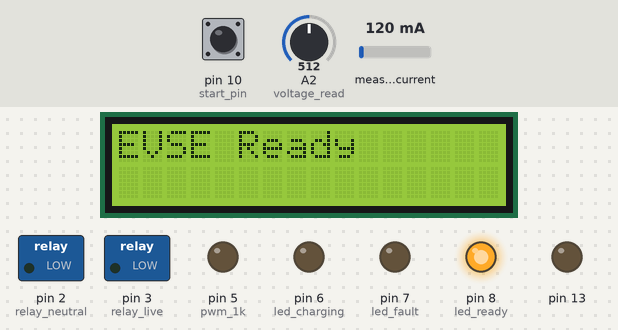
Bench run of a sketch on a simulated Arduino Uno, built with avr-gcc and run on an emulated ATmega328P. Parts: 16×2 character LCD, switched loads named in the sketch (green lamp = pin HIGH), output pins drawn as LEDs (lit = HIGH). The inputs (shaded band) are chosen by the test bench; at power-on: pin 10 (start_pin) LOW, A2 (voltage_read) = 512, measured current 120 mA. EEPROM starts erased; what the sketch prints to the serial monitor is not drawn.

Above: at 1.7 s.
1.8 s: pin 10 (start_pin) pulled HIGH for 1 s
At 3.5 s:
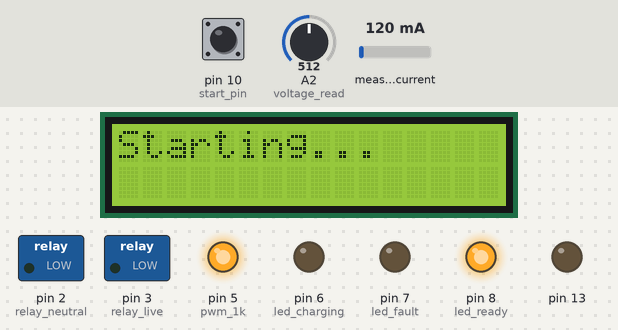
4.3 s: A2 (voltage_read) set to 306
At 5.5 s:
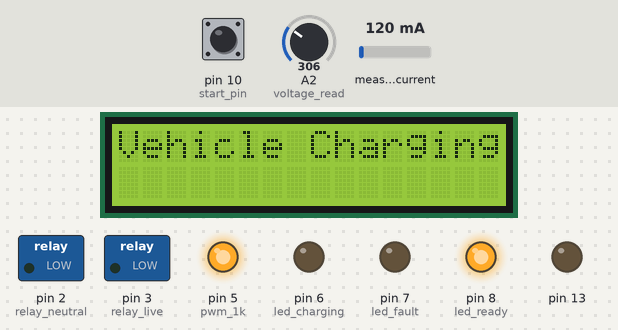
7.3 s: A2 (voltage_read) set to 642
9.0 s: A2 (voltage_read) set to 665
At 9.5 s:
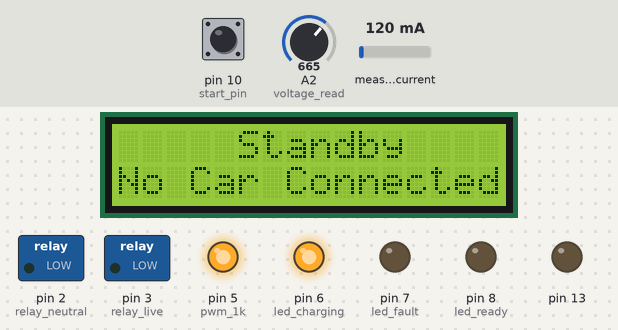
12.0 s: A2 (voltage_read) set to 615
13.5 s: A2 (voltage_read) set to 584
At 14.9 s:
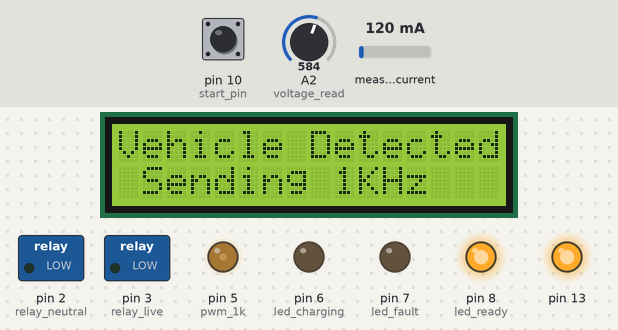
Timing chart, 0 to 16.5 s (numbered marks = the images above; inputs shaded):
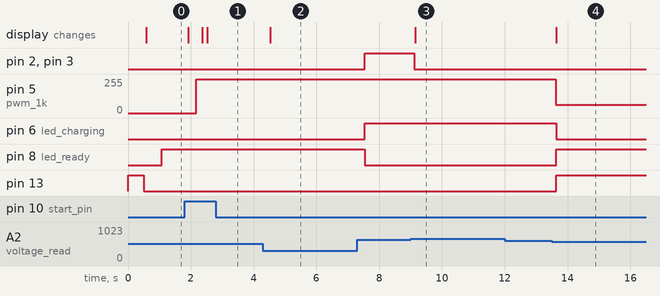

Measured:
- the behaviour switches between 650 and 651 on A2 (voltage_read) (found by bisection; images 2 and 3)
- the behaviour switches between 600 and 599 on A2 (voltage_read) (found by bisection; images 3 and 4)
- after the input at 1.8 s, pin 5 (pwm_1k): 0/255 → 255/255 after 0.37 s; the display: changes after 0.12 s (image 1)
- after the input at 4.3 s, the display: changes after 0.24 s (image 2)
- after the input at 9.0 s, pin 2 (relay_neutral), pin 3 (relay_live): HIGH → LOW after 0.11 s; the display: changes after 0.15 s (image 3)
- after the input at 12.0 s, every drawn part: stays the same
- after the input at 13.5 s, pin 5 (pwm_1k): 255/255 → 63/255 after 0.13 s; pin 6 (led_charging): HIGH → LOW after 0.14 s; pin 8 (led_ready), pin 13: LOW → HIGH after 0.14 s; the display: changes after 0.14 s (image 4)

The sketch:

Interrupt_PWM_maincode_rough.ino
```cpp
#include <EmonLib.h>
#include <EEPROM.h>

int voltage;
int switch_flag = 0;
char eepcheck;
int toggle0;


int adc_12v_min, adc_12v_max, adc_9v_min, adc_9v_max, adc_6v_min, adc_6v_max, adc_3v_min, adc_3v_max;
int32_t frequency = 1000;//hz
int duty_cycle=63;;  //   (10% 25.5)||(16% 40.8)||(25% 63.75)||(30% 76.5)||(40% 102)||(50% 127.5)||(100% 255) ,if above 800us or 80% duty cycle rule changes

unsigned long voltagetotal = 0;
unsigned long voltageavg = 0;
int counterval = 0;

#include <Wire.h>
#include <LiquidCrystal_I2C.h>
LiquidCrystal_I2C lcd(0x27, 16, 2);


bool      volt6_flag = false;
bool      volt9_flag = false;
bool      volt12_flag = false;
uint8_t count = 0;

#define start_pin 10


bool start_flag = false; // MAKE IT FALSE FOR DEVELOPMENT

#define led_ready 8
#define led_charging 6
#define led_fault 7

#define pwm_1k 5
#define voltage_read A2

#define relay_live 3
#define relay_neutral 2
#define current_ip_pin A3
EnergyMonitor emon1;
String temp;
String s1;

void start_detect()                          //Switch ON button
{
  if (start_flag == false)
  {
    if (   digitalRead(start_pin) == HIGH)
    {
      _delay_ms(50);
      if (  digitalRead(start_pin) == HIGH)
      {
        TIMSK0 &= ~(1 << OCIE0A);
        lcd.clear();
        lcd.setCursor(0, 0);
        lcd.print("Starting...");
        delay(2000);
        start_flag = true;
        analogWrite(pwm_1k, 255);
        switch_flag = 1;
      }
    }
  }
}
void setup() {

  Serial.begin(9600);
  pinMode(start_pin , INPUT);
  pinMode(led_ready , OUTPUT);
  pinMode(led_charging , OUTPUT);
  pinMode(led_fault , OUTPUT);
  pinMode(relay_live, OUTPUT);
  pinMode(relay_neutral, OUTPUT);
  digitalWrite(relay_live, LOW);
  digitalWrite(relay_neutral, LOW);
  emon1.current(current_ip_pin, 60.1);
  //  emon1.c urrent(current_ip_pin, 111.1);
  pinMode(13, OUTPUT);
  digitalWrite(13, HIGH);
  delay(500);
  digitalWrite(13, LOW);
  Serial.println("STARTING");
  Wire.begin();
  Wire.beginTransmission(0x27);
  int   err = Wire.endTransmission();
  Serial.println(err);
  if (err == 0)
  {
    Serial.println("LCD Ready");
    lcd.init();
    lcd.backlight();
    lcd.clear();
    lcd.setCursor(0, 0);
    lcd.print("EVSE Ready");
    //rtcf = 1;
  }
  else
  {
    Serial.println(F("LCDfault "));
  }
adc_12v_min=530;
adc_12v_max=600;
adc_9v_min=480;
adc_9v_max=520;
adc_6v_min=250;
adc_6v_max=350;
adc_3v_min=100;
adc_3v_max=230;
//  temp = read_String(0);
//  adc_12v_min = temp.toInt();
//  temp = read_String(5);
//  adc_12v_max = temp.toInt();
//  temp = read_String(10);
//  adc_9v_min = temp.toInt();
//  temp = read_String(15);
//  adc_9v_max = temp.toInt();
//  temp = read_String(20);
//  adc_6v_min = temp.toInt();
//  temp = read_String(25);
//  adc_6v_max = temp.toInt();
//  temp = read_String(30);
//  adc_3v_min = temp.toInt();
//  temp = read_String(35);
//  adc_3v_max = temp.toInt();
//  temp = read_String(40);
//  duty_cycle = temp.toInt();

  cli();//stop interrupts
  TCCR0A = 0;// set entire TCCR2A register to 0
  TCCR0B = 0;// same for TCCR2B
  TCNT0  = 0;//initialize counter value to 0
  // set compare match register for 2khz increments
  OCR0A = 30;
  // turn on CTC mode
  TCCR0A |= (1 << WGM01);
  // Set CS01 and CS00 bits for 64 prescaler
  TCCR0B |= (1 << CS01) | (1 << CS00);
  // enable timer compare interrupt
  TIMSK0 |= (1 << OCIE0A);


  sei();//allow interrupts
}

ISR(TIMER0_COMPA_vect){
  if (toggle0==0){
    digitalWrite(5,HIGH);
    toggle0 = 1;
  }
  else{
    digitalWrite(5,LOW);
    toggle0++;
    if(toggle0==4){toggle0=0;}
  }
}

void loop()
{
  eepcheck = EEPROM.read(50);
  Serial.println(eepcheck);
  if (eepcheck != '1') {
    hardcode();
    Serial.println("Entering hardcode loop");
  }
  send1_string();

  if (start_flag == true)
  {
    stop_detect();
    voltagetotal = 0;
    voltageavg = 0;
    counterval = 0;
    for (int i = 0; i < 100; i++)
    {
      voltage = analogRead(voltage_read);
      if (volt9_flag == 1)
      {
        if (voltage > 100)
        {
          voltagetotal += voltage;
          counterval++;
        }
      }
      else if (volt6_flag == 1)
      {
        //        if (voltage > 420)
        //        {
        //          stop_now();
        //        }
        if (voltage > 100)
        {
          voltagetotal += voltage;
          counterval++;
        }
      }
      else
      {
        if (voltage > 50)
        {
          voltagetotal += voltage;
          counterval++;
        }
      }
    }
    voltageavg = voltagetotal / counterval;
    voltage = voltageavg;
    Serial.print("Counter val: "); Serial.print(counterval);
    Serial.print("/100\tVoltage val: "); Serial.println(voltage);

    Serial.print(volt12_flag); Serial.print(volt9_flag); Serial.println(volt6_flag);
    if (voltage > 100) {
      if ((650 < voltage) && (voltage < 900)) //12v
      {


        digitalWrite(relay_live, LOW);
        digitalWrite(relay_neutral, LOW);

        Serial.println("on standby i.e no car connected ");
        lcd.clear();
        lcd.setCursor(5, 0);
        lcd.print("Standby");
        lcd.setCursor(0, 1);
        lcd.print("No Car Connected");
        volt12_flag = true;
        volt9_flag = false;
        volt6_flag = false;

        //TIMSK0 |= (0 << OCIE0A);
        //analogWrite(5,255);
      }
      else if ((480 < voltage) && (voltage < 600 )) //9v
      {
        if (volt12_flag == true)          //check if it was 12V first
        {
          //sei();
          TIMSK0 |= (1 << OCIE0A);
          digitalWrite(relay_live, LOW);
          digitalWrite(relay_neutral, LOW);
          Serial.println("vehicle detected ..sending 1khz signal ");
          lcd.clear();
          lcd.setCursor(0, 0);
          lcd.print("Vehicle Detected");
          lcd.setCursor(1, 1);
          lcd.print("Sending 1KHz");
          TIMSK0 |= (1 << OCIE0A);
          Serial.println(voltage);
          analogWrite(pwm_1k, duty_cycle);
          digitalWrite(led_ready, HIGH);
          digitalWrite(led_fault, LOW);
          digitalWrite(led_charging, LOW);
          digitalWrite(13, HIGH);
          _delay_ms(3000);
          lcd.clear();
          lcd.setCursor(0, 0);
          lcd.print("Waiting for 6V");
          volt9_flag = true;
          volt12_flag = false;
          volt6_flag = false;
        }
        else                    //wasnt 12V first directly 9V
        {

          Serial.println("In 9V Loop");
          //stop_now();                            //HE UNCOMMENT KARAYCHA NA
        }
      }
      else if ((adc_6v_min < voltage) && (voltage < adc_6v_max))//6v
      {
        Serial.println("In charging loop");
        double Irms = emon1.calcIrms(1480);  // Calculate Irms only
        Serial.print("Power: "); Serial.print(Irms * 230.0); Serial.print("  Current: "); Serial.println(Irms);

        if (volt6_flag == false)              //check if it was 9V first
        {
          digitalWrite(13, LOW);

          Serial.println("CHARGING STARTED");
          lcd.clear();
          lcd.setCursor(0, 0);
          lcd.print("Vehicle Charging");
          _delay_ms(3000);
          digitalWrite(relay_live, HIGH);
          digitalWrite(relay_neutral, HIGH);
          digitalWrite(led_charging, HIGH);
          digitalWrite(led_ready, LOW);
          digitalWrite(led_fault, LOW);
          volt9_flag = false;
          volt6_flag = true;
        }
      }
      else if ((adc_3v_min < voltage) && (voltage < adc_3v_max))//3v
      {

        digitalWrite(relay_live, LOW);
        digitalWrite(relay_neutral, LOW);
        digitalWrite(led_ready, LOW);
        digitalWrite(led_charging, LOW);
        digitalWrite(led_fault, LOW);
        //      start_flag = false;
        Serial.println("open surrounding needed X overheat ");
        volt6_flag = false;
        volt9_flag = false;
        volt12_flag = false;
      }
      else
      {
        Serial.println("No if conditions");
      }
    }                //>100 else ?
  }
  else                  //switch still OFF
  {
    digitalWrite(13, LOW);
    digitalWrite(led_ready, HIGH);
    Serial.println("Everything OFF");
    start_detect();
  }
  _delay_ms(100);

}

void stop_now()
{
  TIMSK0 &= ~(1 << OCIE0A);
  Serial.println("Stop now");
  lcd.clear();
  lcd.setCursor(0, 0);
  lcd.print("EVSE Ready");

  _delay_ms(5);
  start_flag = false;
  digitalWrite(relay_live, LOW);
  digitalWrite(relay_neutral, LOW);
  digitalWrite(led_charging, LOW);
  digitalWrite(led_ready, HIGH);
  digitalWrite(led_fault, LOW);
  volt6_flag = false;
  volt9_flag = false;
  volt12_flag = false;
  lcd.clear();
  lcd.setCursor(0, 0);
  lcd.print("EVSE Ready");
}

void stop_detect()
{
  if ( switch_flag == 1) {
    if (   digitalRead(start_pin) == HIGH)
    {
      _delay_ms(50);
      if (  digitalRead(start_pin) == HIGH)
      {
        Serial.println("In stop detect function");
        stop_now();
        switch_flag = 0;
      }
    }
  }
}


void send1_string()
{


  if (Serial.available() > 0)
  {
    s1 = Serial.readStringUntil('\n');
    int len = s1.length();

    Serial.print("Length of scanned code is: ");
    Serial.println(len);
    char ss = s1.charAt(1);
    Serial.print("Char at 1 is: ");
    Serial.println(ss);
    //    Serial2.print("Char at 0 is: ");
    //    Serial2.println(ss);
    if (s1 == "#STRT")
    {
      start_flag = true;
      //cli();
      TIMSK0 &= ~(1 << OCIE0A);


      analogWrite(pwm_1k, 255);
    }

    else if (s1 == "#STOP")
    {
      _delay_ms(5);
      start_flag = false;
      digitalWrite(relay_live, LOW);
      digitalWrite(relay_neutral, LOW);
      digitalWrite(led_charging, LOW);
      digitalWrite(led_ready, HIGH);
      digitalWrite(led_fault, LOW);
      volt6_flag = false;
      volt9_flag = false;
      volt12_flag = false;
      lcd.clear();
      lcd.setCursor(0, 0);
      lcd.print("EVSE Ready");
    }

    else if (ss == '1')
    {
      writeThresh(0);
      Serial.println("12 V min threshold");
      temp = read_String(0);
      adc_12v_min = temp.toInt();
    }

    else if (ss == '2')
    {
      writeThresh(5);
      Serial.println("12 V max threshold");
      temp = read_String(5);
      adc_12v_max = temp.toInt();
    }

    else if (ss == '3')
    {
      writeThresh(10);
      Serial.println("9 V min threshold");
      temp = read_String(10);
      adc_9v_min = temp.toInt();
    }

    else if (ss == '4')
    {
      writeThresh(15);
      Serial.println("9 V max threshold");
      temp = read_String(15);
      adc_9v_max = temp.toInt();
    }

    else if (ss == '5')
    {
      writeThresh(20);
      Serial.println("6 V min threshold");
      temp = read_String(20);
      adc_6v_min = temp.toInt();
    }

    else if (ss == '6')
    {
      writeThresh(25);
      Serial.println("6 V max threshold");
      temp = read_String(25);
      adc_6v_max = temp.toInt();
    }

    else if (ss == '7')
    {
      writeThresh(30);
      Serial.println("3 V min threshold");
      temp = read_String(30);
      adc_3v_min = temp.toInt();
    }

    else if (ss == '8')
    {
      writeThresh(35);
      Serial.println("3 V max threshold");
      temp = read_String(35);
      adc_3v_max = temp.toInt();

    }

    else if (ss == 'p')
    {
      writeThresh(40);
      Serial.println("Duty Cycle");
      temp = read_String(40);
      duty_cycle = temp.toInt();
    }

    else if (ss == 'h')
    {
      Serial.println("Hardcode bit");
      EEPROM.write(50, '0');

    }

  }
}

void writeThresh(int addrw)
{
  Serial.println("Entering writeString");

  String  data1 = s1.substring(3, 6);
  Serial.println(data1);
  int _size = data1.length();

  int i;
  for (i = 0; i < _size; i++)
  {
    EEPROM.write(addrw + i, data1[i]);
    _delay_ms(10);
  }
  EEPROM.write(addrw + _size, '\0');
  _delay_ms(20);


  Serial.println("Exiting writeString");
}

String read_String(int addrr)
{
  int i = 0;
  char datas[20];
  int len = 0;
  unsigned char k;
  k = EEPROM.read(addrr);
  while (i < 5)
  {
    k = EEPROM.read(addrr + len);
    if (k == '\0')
    {
      Serial.println("Null Character");
      //      datas[len] = '\0';r
      break;
    }
    //    else
    //    {
    //      datas[len] = k;
    //    }
    datas[len] = k;
    Serial.print("IN read_String loop: \t");
    Serial.println(datas[len]);
    len++;
    i++;
    _delay_ms(50);
  }
  Serial.println(len);
  String finalstring = String(datas);
  finalstring[len] = '\0';
  finalstring = finalstring.substring(0, len);
  Serial.println(finalstring);
  //  return String(datas);
  return finalstring;
}


void hardcode() {
  s1 = "#10530";
  writeThresh(0);
  s1 = "#20600";
  writeThresh(5);
  s1 = "#30480";
  writeThresh(10);
  s1 = "#40520";
  writeThresh(15);
  s1 = "#50250";
  writeThresh(20);
  s1 = "#60350";
  writeThresh(25);
  s1 = "#70100";
  writeThresh(30);
  s1 = "#80230";
  writeThresh(35);
  s1 = "#p0063";
  writeThresh(40);

  EEPROM.write(50, '1');
  Serial.println("hardcoding values");


}
```
